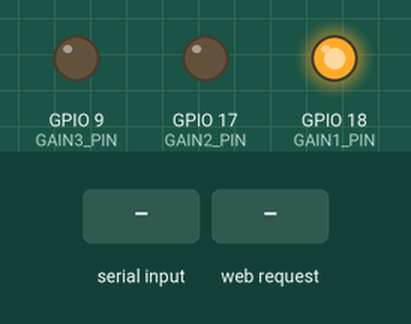
Bench run of a sketch on a simulated ESP32-S3. On the bench: output pins drawn as LEDs (lit = HIGH). The inputs (shaded band) are chosen by the test bench. WiFi joins after 1.5 s; servers stay silent unless stated; pins used as bus, display or sensor lines are not drawn; what the sketch prints to the serial monitor is not drawn.

Above: at 2.7 s.
2.8 s: "Volcanic Ash\n" received over Serial
4.3 s: HTTP request GET / received
At 4.8 s:
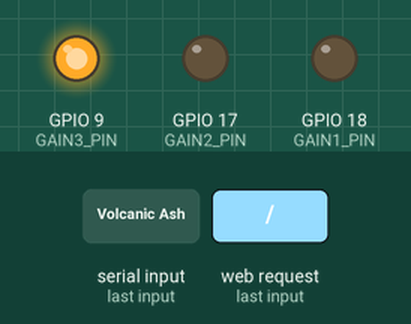
Timing chart, 0 to 7.3 s (numbered marks = the images above; inputs shaded):
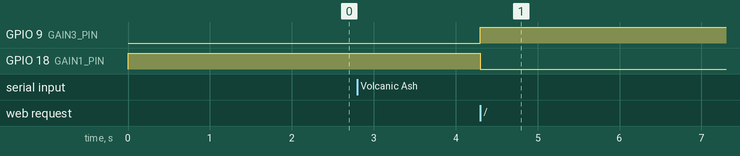

The sketch:

ece413_apr23a.ino
```cpp
#include <SPI.h>
#include <WiFi.h>
#include <WebServer.h>

// === WiFi Configuration ===
const char* ssid = "Etherium";
const char* password = "ladylink";

WebServer server(80);

// === Pin Configuration ===
#define GAIN1_PIN 18
#define GAIN2_PIN 17
#define GAIN3_PIN 9
#define CS_PIN     8
#define SPI_SCK    36
#define SPI_MOSI   35
#define SPI_MISO   37

// === Constants ===
#define V_REF       4.098
//#define VIRTUAL_GND 4.0
#define MAX_ADC     16383
#define V_ADC_MAX   (3 * V_REF)
#define FEEDBACK_CAP 1e-10

// === Globals ===
bool manualGain = false;
int activeGain = 1;
uint16_t adcRaw = 0;
float voltage = 0.0, charge = 0.0;
String gainLabel = "Gain 1 (3.9x)";
String chargeStr = "";
String chargeSign = "";
float testVoltage = 4.5;
bool testMode = true, clippingWarning = false;

// === Serial Log ===
constexpr uint16_t LOG_DEPTH = 120;
String logBuf[LOG_DEPTH];
uint16_t logHead = 0;

void addLogLine(const String& ln) {
  logBuf[logHead] = ln;
  logHead = (logHead + 1) % LOG_DEPTH;
}

void handleLog() {
  String out;
  for (uint16_t i = 0; i < LOG_DEPTH; ++i) {
    uint16_t idx = (logHead + i) % LOG_DEPTH;
    if (logBuf[idx].length()) out += logBuf[idx] + "\n";
  }
  server.send(200, "text/plain", out);
}

// === Gain Switching ===
void setGain(int g) {
  digitalWrite(GAIN1_PIN, g == 1);
  digitalWrite(GAIN2_PIN, g == 2);
  digitalWrite(GAIN3_PIN, g == 3);
  activeGain = g;
  gainLabel = (g == 1) ? "Gain 1 (3.9x)" : (g == 2) ? "Gain 2 (15x)" : "Gain 3 (47x)";
}

void detectGain(float deltaV) {
  if (!manualGain) {
    if (abs(deltaV) <= 0.2) setGain(3);
    else if (abs(deltaV) <= 0.6) setGain(2);
    else setGain(1);
  }
  chargeSign = (deltaV >= 0) ? "+" : "-";
}

uint16_t readMAX1032() {
  uint8_t r[3] = {0};
  digitalWrite(CS_PIN, LOW);
  SPI.transfer(0b10000000);
  r[0] = SPI.transfer(0x00);
  r[1] = SPI.transfer(0x00);
  r[2] = SPI.transfer(0x00);
  digitalWrite(CS_PIN, HIGH);
  return (((r[1] << 8) | r[2]) >> 2) & 0x3FFF;
}

void calculateDerivedValues() {
  adcRaw = testMode ? (uint16_t)((testVoltage / V_ADC_MAX) * MAX_ADC + 0.5) : readMAX1032();
  voltage = (adcRaw / (float)MAX_ADC) * V_ADC_MAX;
  float deltaV = voltage /*- VIRTUAL_GND*/;
  detectGain(deltaV);
  charge = deltaV * FEEDBACK_CAP;
  chargeStr = chargeSign + String(abs(charge) * 1e12, 4) + " pC";
  clippingWarning = (voltage > /*VIRTUAL_GND +*/ 4.75);
}

// === Particle Estimates ===
String particleEstimate(float q, String t) {
  float minS, maxS;
  if (t == "Volcanic Ash") { minS = 1e-6; maxS = 1e-5; }
  else if (t == "Wildfire Smoke") { minS = 1e-8; maxS = 1e-6; }
  else if (t == "Mineral Dust") { minS = 7.7e-7; maxS = 2.34e-6; }
  else return "";

  float dMin = 2 * sqrt(abs(q) / (4 * PI * maxS));
  float dMax = 2 * sqrt(abs(q) / (4 * PI * minS));
  return String(t) + ": " + String(dMin * 1e6, 2) + "–" + String(dMax * 1e6, 2) + " µm";
}

// === Web Page Handlers ===
void handleMain() {
  calculateDerivedValues();
  String page = "<!DOCTYPE html><html><head><title>Dust Analyzer</title>";
  page += "<meta name='viewport' content='width=device-width, initial-scale=1.0'>";
  page += "<style>";
  page += "body{margin:0;padding:0;font-family:monospace;background:#A1A6A8;";
  page += "background-image:url('https://github.com/NathanTruong0930/COATL-AIRCRAFT/blob/main/Code/Volcano2.png?raw=true');";
  page += "background-repeat:no-repeat;background-position:center top;background-size:contain;height:auto;min-height:100vh;overflow-y:scroll;}";
  page += "#dashboard{position:absolute;top:60vh;left:50%;transform:translateX(-50%);background-color:transparent;padding:1vh;text-align:center;width:90vw;max-width:450px;font-size:2vh;}";
  page += "h1{font-size:3vh;margin:0.5vh 0;}p{font-size:2vh;margin:1vh 0;}button{font-family:monospace;background-color:#E87749;color:black;padding:1vh 2vh;border:none;cursor:pointer;font-size:2vh;margin-top:2vh;}";
  page += "</style></head><body>";
  page += "<script>window.onload=function(){document.getElementById('dashboard').scrollIntoView({behavior:'smooth',block:'center'});}</script>";
  page += "<div id='dashboard'><h1>Electrostatic Dust Analyzer</h1>";
  page += "<p><b>Charge:</b> " + chargeStr + "</p>";
  page += "<p><b>Particle Size Estimates:</b></p>";
  page += "<p>" + particleEstimate(charge, "Volcanic Ash") + "</p>";
  page += "<p>" + particleEstimate(charge, "Wildfire Smoke") + "</p>";
  page += "<p>" + particleEstimate(charge, "Mineral Dust") + "</p>";
  page += "<form action='/details'><button>Technical Details</button></form></div></body></html>";
  server.send(200, "text/html", page);
}

void handleDetails() {
  calculateDerivedValues();
  String page = "<html><head><title>Details</title>";
  page += "<meta name='viewport' content='width=device-width, initial-scale=1.0'>";
  page += "<style>body{background:#A1A6A8;color:black;font-family:monospace;padding:20px;}button{background:#E87749;color:black;font-family:monospace;padding:10px;border:none;cursor:pointer;}";
  page += ".radio-group{display:flex;gap:10px;margin-top:10px;}";
  page += "input[type=radio]{display:none;}label{padding:6px 12px;border:1px solid black;border-radius:5px;cursor:pointer;}input[type=radio]:checked+label{background:#E87749;color:black;}</style>";
  page += "<script>function upd(){fetch('/log').then(r=>r.text()).then(t=>{let p=document.getElementById('log');p.textContent=t;p.scrollTop=p.scrollHeight;});}setInterval(upd,1000);window.onload=upd;</script></head><body>";
  page += "<a href='/' style='text-decoration:none;color:black;font-weight:bold;font-size:18px;'>&#8592; Main Page</a>";
  page += "<h2>Technical Details</h2>";
  page += "<p><b>Charge:</b> " + chargeStr + "</p>";
  page += "<p><b>Voltage:</b> " + String(voltage, 4) + " V</p>";
  page += "<p><b>ADC Bits:</b> " + String(adcRaw) + "</p>";
  page += "<p><b>Gain Stage:</b> " + gainLabel + "</p>";
  if (clippingWarning) page += "<p style='color:red'><b>⚠️ Clipping risk!</b></p>";

  // Gain toggle
  page += "<form method='POST' action='/toggleGain'><button>Toggle " + String(manualGain ? "Auto" : "Manual") + " Gain</button></form>";

  // Gain selectors
  if (manualGain) {
    page += "<form method='POST' action='/selectGain'><div class='radio-group'>";
    for (int g = 1; g <= 3; g++) {
      String val = "gain" + String(g);
      String checked = (activeGain == g) ? "checked" : "";
      String label = (g == 1) ? "Gain 1 (3.9x)" : (g == 2) ? "Gain 2 (15x)" : "Gain 3 (47x)";
      page += "<input type='radio' id='" + val + "' name='gain' value='" + String(g) + "' " + checked + ">";
      page += "<label for='" + val + "'>" + label + "</label>";
    }
    page += "</div><button>Apply Gain</button></form>";
  }

  // Serial log monitor
  page += "<h3>Serial Monitor</h3><pre id='log' style='background:#000;color:#0f0;padding:8px;height:300px;overflow-y:scroll;font-family:monospace;'></pre>";
  page += "</body></html>";
  server.send(200, "text/html", page);
}

void handleToggleGain() {
  manualGain = !manualGain;
  if (!manualGain) setGain(1); // reset to auto start
  server.sendHeader("Location", "/details");
  server.send(303);
}

void handleSelectGain() {
  if (server.hasArg("gain")) {
    int g = server.arg("gain").toInt();
    if (g >= 1 && g <= 3) setGain(g);
  }
  server.sendHeader("Location", "/details");
  server.send(303);
}

void setup() {
  Serial.begin(115200);
  SPI.begin(SPI_SCK, SPI_MISO, SPI_MOSI);
  pinMode(CS_PIN, OUTPUT); digitalWrite(CS_PIN, HIGH);
  pinMode(GAIN1_PIN, OUTPUT);
  pinMode(GAIN2_PIN, OUTPUT);
  pinMode(GAIN3_PIN, OUTPUT);
  setGain(1);

  WiFi.begin(ssid, password);
  while (WiFi.status() != WL_CONNECTED) { delay(500); Serial.print("."); }
  Serial.println("\nWiFi connected. IP: " + WiFi.localIP().toString());

  server.on("/", handleMain);
  server.on("/details", handleDetails);
  server.on("/log", handleLog);
  server.on("/toggleGain", HTTP_POST, handleToggleGain);
  server.on("/selectGain", HTTP_POST, handleSelectGain);
  server.begin();
}

void loop() {
  server.handleClient();
  if (testMode && Serial.available()) {
    String input = Serial.readStringUntil('\n');
    input.trim();
    float entered = input.toFloat();
    if (entered >= 0.0 && entered <= V_ADC_MAX) {
      testVoltage = entered;
      Serial.println("Simulated input: " + String(testVoltage));
      addLogLine("Manual input: " + String(testVoltage));
    }
  }
}
```

Measured:
- after the input at 2.8 s, every drawn part: stays the same
- after the input at 4.3 s, GPIO 9 (GAIN3_PIN): LOW → HIGH at once; GPIO 18 (GAIN1_PIN): HIGH → LOW at once
